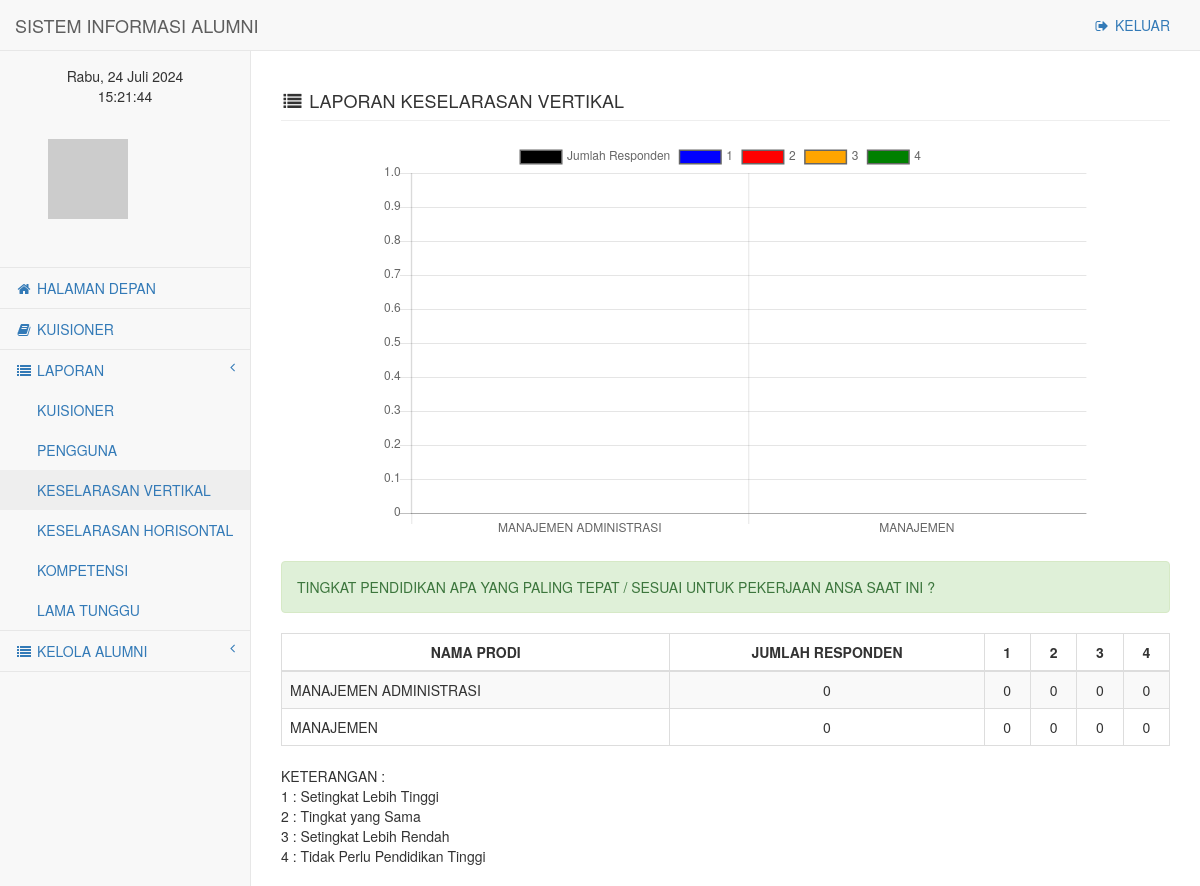
Screenshot of /administrator/laporan_keselarasan_vertikal.php (signed in) with the database file from the repository.
### tables this page shows
CREATE TABLE `programstudi` (
  `id` int(11) NOT NULL,
  `kode` varchar(7) NOT NULL,
  `nama_prodi` varchar(50) NOT NULL,
  `jenjang` enum('D3','S1','S2','S3','Profesi') NOT NULL,
  `user_id` int(11) NOT NULL,
  `created_at` datetime NOT NULL,
  `updated_at` datetime NOT NULL,
  `status` bit(1) NOT NULL DEFAULT b'0'
);

### administrator/laporan_keselarasan_vertikal.php (the view, shortened to what this page needs)
<!DOCTYPE html>
<html lang="en">
    <head>
        <link href="../vendor/bootstrap/css/bootstrap.min.css" rel="stylesheet">
        <link href="../vendor/metisMenu/metisMenu.min.css" rel="stylesheet">
        <link href="../dist/css/sb-admin-2.css" rel="stylesheet">
        <link href="../vendor/morrisjs/morris.css" rel="stylesheet">
        <link href="../vendor/font-awesome/css/font-awesome.min.css" rel="stylesheet" type="text/css">
        <link href="../vendor/datatables-plugins/dataTables.bootstrap.css" rel="stylesheet">
        <link href="../vendor/datatables-responsive/dataTables.responsive.css" rel="stylesheet">
    </head>
    <body onload="tampilkanwaktu(); setInterval('tampilkanwaktu()', 1000);">
        <div id="wrapper">
            <nav class="navbar navbar-default navbar-static-top" role="navigation" style="margin-bottom: 0">
                <?php include 'sidebar_menu.php'; ?>
            </nav>
            <div id="page-wrapper">
                <div class="row">
                    <div class="col-lg-12">
                        <h4 class="page-header"><i class="fa fa-list fa-fw"></i> LAPORAN KESELARASAN VERTIKAL</h4>
                        <div style="width: 800px;margin: 0px auto;">
                            <canvas id="myChart"></canvas>
                        </div>
                        <br/>
                    </div>
                </div>
                <div class="row">
                    <div class="col-lg-12">
                        <div class="alert alert-success" role="alert">
                            TINGKAT PENDIDIKAN APA YANG PALING TEPAT / SESUAI UNTUK PEKERJAAN ANSA SAAT INI ?
                        </div>
                        <table width="100%" class="table table-striped table-bordered table-hover">
                            <thead>
                                <tr>
                                    <th style="text-align: center">NAMA PRODI</th>
                                    <th style="text-align: center">JUMLAH RESPONDEN</th>
                                    <th style="text-align: center">1</th>
                                    <th style="text-align: center">2</th>
                                    <th style="text-align: center">3</th>
                                    <th style="text-align: center">4</th>
                                </tr>
                            </thead>
                            <tbody>
                                <?php
                                $result = mysqli_query($mysqli, "SELECT * FROM  programstudi WHERE status='1'");
                                while ($data = mysqli_fetch_array($result)) {
                                    $prodi_id = $data['id'];
                                    ?>
                                    <tr>
                                        <td><?php echo strtoupper($data['nama_prodi']); ?></td>
                                        <?php
                                        $kuisioner = mysqli_query($mysqli, "SELECT * FROM kuisioner k, alumni m WHERE m.nim=k.nim AND m.nikey=k.nikey AND m.prodi_id='$prodi_id' AND k.status='1'");
                                        $count_responden = mysqli_num_rows($kuisioner);
                                        ?>
                                        <td style="text-align: center"><?php echo $count_responden; ?></td>
                                        <td style="text-align: center">
                                            <?php
                                            $f15_1 = mysqli_query($mysqli, "SELECT * FROM kuisioner k, alumni m WHERE m.nim=k.nim AND m.nikey=k.nikey AND m.prodi_id='$prodi_id' AND k.f15='1' AND k.status='1'");
                                            $count_f15_1 = mysqli_num_rows($f15_1);
                                            echo $count_f15_1;
                                            ?>
                                        </td>
                                        <td style="text-align: center">
                                            <?php
                                            $f15_2 = mysqli_query($mysqli, "SELECT * FROM kuisioner k, alumni m WHERE m.nim=k.nim AND m.nikey=k.nikey AND m.prodi_id='$prodi_id' AND k.f15='2' AND k.status='1'");
                                            $count_f15_2 = mysqli_num_rows($f15_2);
                                            echo $count_f15_2;
                                            ?>
                                        </td>
                                        <td style="text-align: center">
                                            <?php
                                            $f15_3 = mysqli_query($mysqli, "SELECT * FROM kuisioner k, alumni m WHERE m.nim=k.nim AND m.nikey=k.nikey AND m.prodi_id='$prodi_id' AND k.f15='3' AND k.status='1'");
                                            $count_f15_3 = mysqli_num_rows($f15_3);
                                            echo $count_f15_3;
                                            ?>
                                        </td>
                                        <td style="text-align: center">
                                            <?php
                                            $f15_4 = mysqli_query($mysqli, "SELECT * FROM kuisioner k, alumni m WHERE m.nim=k.nim AND m.nikey=k.nikey AND m.prodi_id='$prodi_id' AND k.f15='4' AND k.status='1'");
                                            $count_f15_4 = mysqli_num_rows($f15_4);
                                            echo $count_f15_4;
                                            ?>
                                        </td>
                                    </tr>
                                <?php } ?>
                            </tbody>
                        </table>
                        KETERANGAN :<br/>
                        1 : Setingkat Lebih Tinggi<br/>
                        2 : Tingkat yang Sama<br/>
                        3 : Setingkat Lebih Rendah<br/>
                        4 : Tidak Perlu Pendidikan Tinggi<br/>
                        <br />
                    </div>
                </div>
            </div>
        </div>
        <?php
        $kuisioner_1 = mysqli_query($mysqli, "SELECT * FROM kuisioner k, alumni m WHERE m.nim=k.nim AND m.nikey=k.nikey AND m.prodi_id='1' AND k.status='1'");
        $count_responden_1 = mysqli_num_rows($kuisioner_1);
        $kuisioner_2 = mysqli_query($mysqli, "SELECT * FROM kuisioner k, alumni m WHERE m.nim=k.nim AND m.nikey=k.nikey AND m.prodi_id='2' AND k.status='1'");
        $count_responden_2 = mysqli_num_rows($kuisioner_2);
        $f15_1_1 = mysqli_query($mysqli, "SELECT * FROM kuisioner k, alumni m WHERE m.nim=k.nim AND m.nikey=k.nikey AND m.prodi_id='1' AND k.f15='1' AND k.status='1'");
        $count_f15_1_1 = mysqli_num_rows($f15_1_1);
        $f15_1_2 = mysqli_query($mysqli, "SELECT * FROM kuisioner k, alumni m WHERE m.nim=k.nim AND m.nikey=k.nikey AND m.prodi_id='2' AND k.f15='1' AND k.status='1'");
        $count_f15_1_2 = mysqli_num_rows($f15_1_2);
        $f15_2_1 = mysqli_query($mysqli, "SELECT * FROM kuisioner k, alumni m WHERE m.nim=k.nim AND m.nikey=k.nikey AND m.prodi_id='1' AND k.f15='2' AND k.status='1'");
        $count_f15_2_1 = mysqli_num_rows($f15_2_1);
        $f15_2_2 = mysqli_query($mysqli, "SELECT * FROM kuisioner k, alumni m WHERE m.nim=k.nim AND m.nikey=k.nikey AND m.prodi_id='2' AND k.f15='2' AND k.status='1'");
        $count_f15_2_2 = mysqli_num_rows($f15_2_2);
        $f15_3_1 = mysqli_query($mysqli, "SELECT * FROM kuisioner k, alumni m WHERE m.nim=k.nim AND m.nikey=k.nikey AND m.prodi_id='1' AND k.f15='3' AND k.status='1'");
        $count_f15_3_1 = mysqli_num_rows($f15_3_1);
        $f15_3_2 = mysqli_query($mysqli, "SELECT * FROM kuisioner k, alumni m WHERE m.nim=k.nim AND m.nikey=k.nikey AND m.prodi_id='2' AND k.f15='3' AND k.status='1'");
        $count_f15_3_2 = mysqli_num_rows($f15_3_2);
        $f15_4_1 = mysqli_query($mysqli, "SELECT * FROM kuisioner k, alumni m WHERE m.nim=k.nim AND m.nikey=k.nikey AND m.prodi_id='1' AND k.f15='4' AND k.status='1'");
        $count_f15_4_1 = mysqli_num_rows($f15_4_1);
        $f15_4_2 = mysqli_query($mysqli, "SELECT * FROM kuisioner k, alumni m WHERE m.nim=k.nim AND m.nikey=k.nikey AND m.prodi_id='2' AND k.f15='4' AND k.status='1'");
        $count_f15_4_2 = mysqli_num_rows($f15_4_2);
        ?>
        <script>
            var ctx = document.getElementById("myChart").getContext('2d');
            var myChart = new Chart(ctx, {
                type: 'bar',
                data: {
                    labels: ["MANAJEMEN ADMINISTRASI", "MANAJEMEN"],
                    datasets: [{
                            label: 'Jumlah Responden',
                            data: [<?php echo $count_responden_1; ?>, <?php echo $count_responden_2; ?>],
                            borderColor: ['black', 'black'],
                            backgroundColor: ['black', 'black'],
                            borderWidth: 3,
                            pointRadius: 5,
                        }, {
                            label: '1',
                            data: [<?php echo $count_f15_1_1; ?>, <?php echo $count_f15_1_2; ?>],
                            borderColor: ['blue', 'blue'],
                            backgroundColor: ['blue', 'blue'],
                            borderWidth: 3,
                            pointRadius: 5,
                        }, {
                            label: '2',
                            data: [<?php echo $count_f15_2_1; ?>, <?php echo $count_f15_2_2; ?>],
                            borderColor: ['red', 'red'],
                            backgroundColor: ['red', 'red'],
                            borderWidth: 3,
                            pointRadius: 5,
                        }, {
                            label: '3',
                            data: [<?php echo $count_f15_3_1; ?>, <?php echo $count_f15_3_2; ?>],
                            borderColor: ['orange', 'orange'],
                            backgroundColor: ['orange', 'orange'],
                            borderWidth: 3,
                            pointRadius: 5,
                        }, {
                            label: '4',
                            data: [<?php echo $count_f15_4_1; ?>, <?php echo $count_f15_4_2; ?>],
                            borderColor: ['green', 'green'],
                            backgroundColor: ['green', 'green'],
                            borderWidth: 3,
                            pointRadius: 5,
                        }]
                },
                options: {
                    scales: {
                        yAxes: [{
                                ticks: {
                                    beginAtZero: true
                                }
                            }]
                    }
                }
            });
        </script>
    </body>
</html>

### rows the page displays
programstudi: nama_prodi "MANAJEMEN ADMINISTRASI", count_responden "0", count_f15_1 "0", count_f15_2 "0", count_f15_3 "0", count_f15_4 "0"
programstudi: nama_prodi "MANAJEMEN", count_responden "0", count_f15_1 "0", count_f15_2 "0", count_f15_3 "0", count_f15_4 "0"

### other values shown
chart data {{ $count_responden_1 }} 0
chart data {{ $count_responden_2 }} 0
chart data {{ $count_f15_1_1 }} 0
chart data {{ $count_f15_1_2 }} 0
